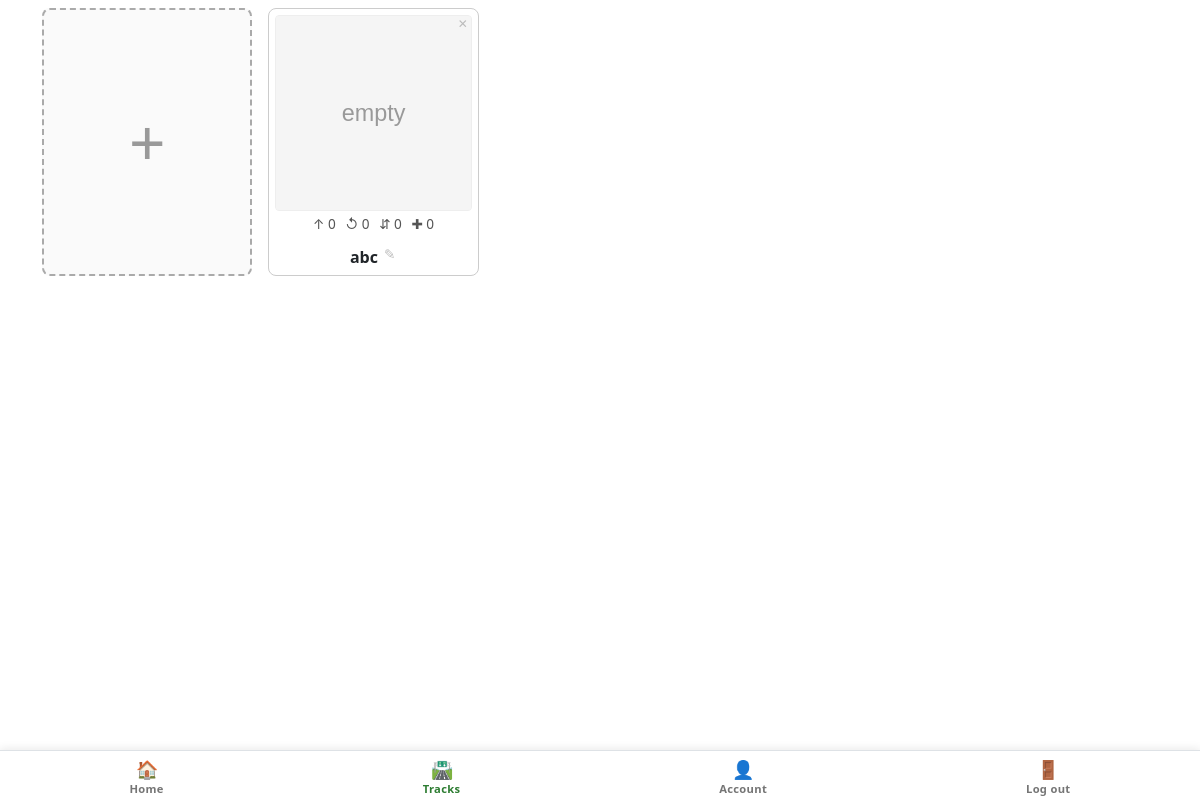
/track_open (signed in), run on the app's committed database.
### tables this page shows
CREATE TABLE tracks (
	id INTEGER NOT NULL, 
	user_id INTEGER NOT NULL, 
	title TEXT NOT NULL, 
	PRIMARY KEY (id), 
	FOREIGN KEY(user_id) REFERENCES users (id) ON DELETE CASCADE
);

### duplo/blueprints/tracks.py (the view, shortened to what this page needs)
@bp.route("/track_open", methods=["GET", "POST"])
@login_required
def track_open():
    if request.method == "GET":
        tracks = tracks_read(user_id=session["user_id"])
        track_info = []
        for t in tracks:
            if not os.path.exists(thumbnail_file(t["id"])):
                generate_thumbnail(t["id"])
            track_info.append({
                "id": t["id"],
                "title": t["title"],
                "counts": piece_counts(t["id"]),
                "thumbnail": thumbnail_url(t["id"]),
            })
        return render_template("track_open.html", tracks=track_info)

### duplo/auth.py (called while the page is built)
def login_required(f):
    @wraps(f)
    def decorated_function(*args, **kwargs):
        if session.get("user_id") is None:
            return redirect("/")
        return f(*args, **kwargs)
    return decorated_function

### duplo/extensions.py (called while the page is built)
def sql(cmd, **params):
    is_sqlite = current_app.config["SQLALCHEMY_DATABASE_URI"].startswith("sqlite")
    if "PRAGMA" in cmd and not is_sqlite:
        return None
    logger = current_app.logger
    if logger.isEnabledFor(logging.DEBUG):
        logger.debug("SQL: %s | params=%s", cmd, params)
        db.session.commit()
    stmt = text(cmd)
    result = db.session.execute(stmt, params or None)
    lowered = cmd.lstrip().lower()
    if lowered.startswith(("insert", "update", "delete")) or "pragma" in lowered:
        db.session.commit()
    if lowered.startswith("select"):
        rows = [dict(row._mapping) for row in result]
        if logger.isEnabledFor(logging.DEBUG):
            logger.debug("SQL result: %s", rows)
        return rows
    return None

### duplo/repositories/layouts.py (called while the page is built)
def pieces_read(track_id):
    rows = sql(
        "select id, piece, x, y, rot from pieces"
        " where track_id = :track_id order by id",
        track_id=track_id,
    )
    return [
        {"id": r["id"], "type": r["piece"],
         "x": float(r["x"]), "y": float(r["y"]), "rot": int(r["rot"])}
        for r in rows
    ]

### duplo/repositories/tracks.py (called while the page is built)
def tracks_read(user_id):
    return sql(
        "select id, title from tracks where user_id = :user_id",
        user_id=user_id,
    )

### duplo/services/thumbnails.py (called while the page is built)
def _thumb_dir():
    return os.path.join(current_app.static_folder, 'thumbnails')

def thumbnail_file(track_id):
    return os.path.join(_thumb_dir(), f'{track_id}.svg')

def thumbnail_url(track_id):
    return f'/static/thumbnails/{track_id}.svg'

def piece_counts(track_id):
    pieces = [i['type'] for i in pieces_read(track_id=track_id)]
    return {p: sum(1 for x in pieces if x == p) for p in PIECE_TYPES}

### templates/track_open.html (shortened to what this page needs)
{% extends "layout.html" %}
{% block head %}
<link rel="stylesheet" href="{{ asset_url('css/track_open.css') }}">
{% endblock %}
{% block main %}
<div class="track-grid">
    <form action="/track_create" method="post" class="new-card">
        <button type="submit" class="plus-btn">+</button>
    </form>
    {% for track in tracks %}
    <div class="track-card">
        <form action="/track_delete" method="post" class="delete-corner"
            onsubmit="return confirm('Delete &quot;{{ track.title|e }}&quot;?');">
            <button type="submit" title="Delete">&#10005;</button>
        </form>
        <form action="/track_open" method="post">
            <button type="submit" class="open-btn" title="Open {{ track.title }}">
                <img class="thumb" src="{{ track.thumbnail }}" alt="{{ track.title }} thumbnail">
                <div class="pieces">
                    <span title="Straight">&ShortUpArrow; {{ track.counts.straight }}</span>
                    <span title="Curve">&#8634; {{ track.counts.curve }}</span>
                    <span title="Switch">&#8693; {{ track.counts.switch }}</span>
                    <span title="Crossing">&#10010; {{ track.counts.crossing }}</span>
                </div>
            </button>
        </form>
        <div class="title-row">
            <span class="title">{{ track.title }}</span>
            <form action="/track_rename" method="post" class="rename-form"
                onsubmit="var n=prompt('Rename track:','{{ track.title|e }}');
                         if(!n||!/^[A-Za-z0-9 ()]+$/.test(n)){if(n!==null)alert('Letters, numbers, spaces and parentheses only.');return false;}
                         this.new_title.value=n;return true;">
                <button type="submit" title="Rename">&#9998;</button>
            </form>
        </div>
    </div>
    {% endfor %}
</div>
{% endblock %}

### static/css/layout.css (style rules this page uses)
html { touch-action: pan-x pan-y; overflow-x: hidden; }
body:has(.bottom-tabs) { padding-bottom: 64px; }

### static/css/track_open.css (style rules this page uses)
.track-grid { display: grid; grid-template-columns: repeat(2, 1fr); gap: 10px; margin-top: 8px; }
@media (min-width: 600px) { .track-grid { grid-template-columns: repeat(auto-fill, minmax(200px, 1fr)); gap: 16px; } }
.track-card { position: relative; border: 1px solid #ccc; border-radius: 8px; background: #fff; padding: 6px; text-align: center; transition: box-shadow 0.15s ease, transform 0.15s ease; display: flex; flex-direction: column; align-items: stretch; font-family: inherit; min-width: 0; overflow: hidden; }
.track-card .open-btn { all: unset; cursor: pointer; display: flex; flex-direction: column; align-items: stretch; }
.track-card .thumb { width: 100%; aspect-ratio: 1 / 1; background: #fafafa; border: 1px solid #eee; border-radius: 4px; object-fit: contain; }
.track-card .title { font-weight: bold; margin-top: 6px; word-break: break-word; }
.track-card .pieces { margin-top: 4px; font-size: 0.85em; color: #555; line-height: 1.3; }
.track-card .pieces span { display: inline-block; margin: 0 3px; }
.title-row { display: flex; align-items: center; justify-content: center; gap: 4px; margin-top: 6px; min-width: 0; }
.title-row .title { font-weight: bold; word-break: break-word; overflow: hidden; text-overflow: ellipsis; }
.rename-form button { all: unset; cursor: pointer; font-size: 0.85em; color: #bbb; padding: 2px; border-radius: 4px; transition: color 0.15s; flex-shrink: 0; }
.delete-corner { position: absolute; top: 4px; right: 4px; z-index: 1; }
.delete-corner button { all: unset; cursor: pointer; width: 22px; height: 22px; display: flex; align-items: center; justify-content: center; font-size: 0.75em; color: #bbb; border-radius: 50%; transition: color 0.15s, background 0.15s; }
.new-card { border: 2px dashed #aaa; border-radius: 8px; background: #fafafa; display: flex; align-items: stretch; }
.plus-btn { all: unset; cursor: pointer; display: flex; align-items: center; justify-content: center; width: 100%; font-size: 4em; color: #999; transition: color 0.15s, background 0.15s; }

### data on the page
tracks: counts.straight "0", counts.curve "0", counts.switch "0", counts.crossing "0", title "abc"
